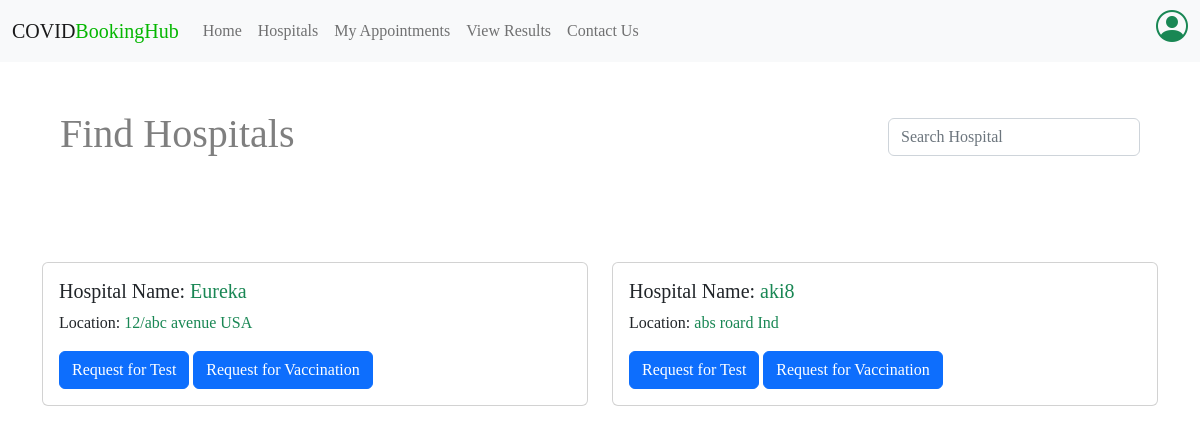
/user/hospital.php (signed in), run on an earlier commit of the app's database.
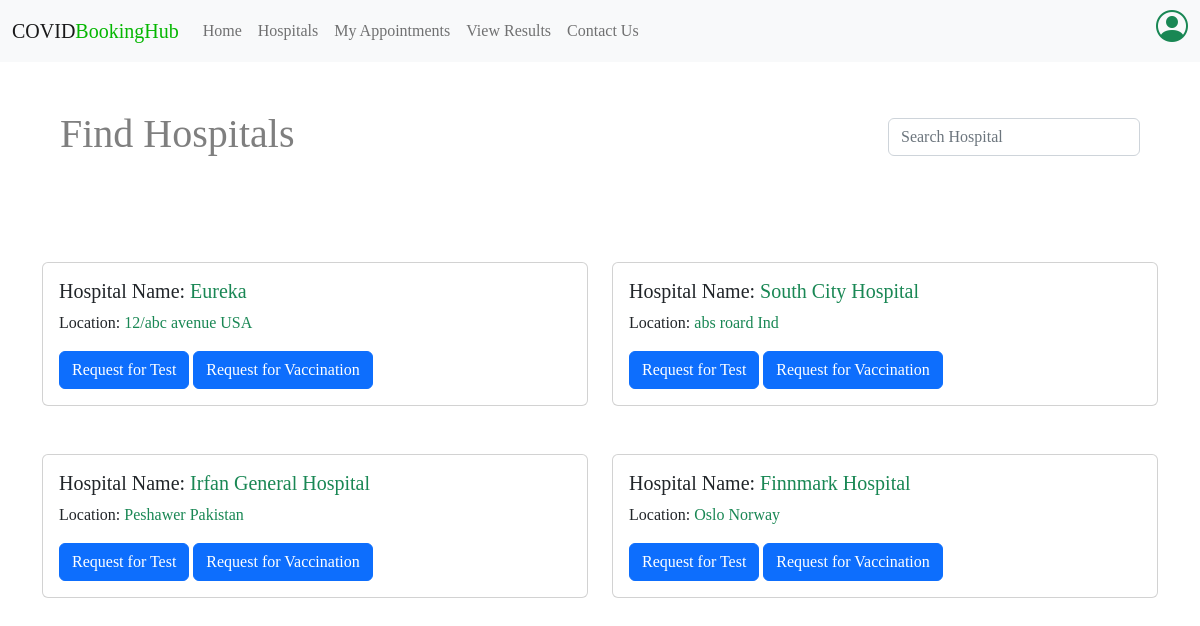
And on a later commit of the database.
### tables this page shows
CREATE TABLE `hospital` (
  `id` bigint(20) NOT NULL,
  `name` varchar(200) DEFAULT NULL,
  `address` varchar(200) DEFAULT NULL,
  `country` varchar(30) DEFAULT NULL,
  `email` varchar(100) DEFAULT NULL,
  `password` varchar(100) DEFAULT NULL,
  `isapprove` varchar(50) DEFAULT NULL,
  `isactive` int(11) DEFAULT NULL,
  `create_at` datetime DEFAULT current_timestamp()
);

### user/hospital.php (the view, shortened to what this page needs)
<!doctype html>
<html lang="en">
<head>
  <link rel="stylesheet" href="https://cdn.jsdelivr.net/npm/bootstrap-icons@1.11.0/font/bootstrap-icons.css">
  <link href="https://cdn.jsdelivr.net/npm/bootstrap@5.2.1/dist/css/bootstrap.min.css" rel="stylesheet">
</head>
<body>
     <?php
    include('navbar.php');
    ?>
  <main>
    <div>
      <div class="my-5 mx-5 row row-cols-1 row-cols-md-4 justify-content-between">
        <div>
          <h1 class="text-black-50">Find Hospitals</h1>
        </div>
        <div>
          <input id="myInput" type="search" class="form-control mt-2" placeholder="Search Hospital">
        </div>
      </div>
      <div class="container">
        <div class="row">
          <?php
          $hospitalQuery = "SELECT * FROM hospital WHERE isapprove = 'Accepted' ORDER BY isapprove DESC";
          $res = mysqli_query($conn, $hospitalQuery);
          if (mysqli_num_rows($res) != 0) {
            while ($data = mysqli_fetch_assoc($res)) {
              echo '
                  <div class="col-sm-6 mt-5 hospital-card">
                      <div class="card">
                          <div class="card-body">
                              <h5 class="card-title">
                              <span>Hospital Name: </span>
                              <span class="text-success">'  . $data['name'] . "</span>
                              </h5>
                              <p class='card-text'>
                              <span>Location: </span>
                              <span class='text-success'>" . $data['address']. " " . $data['country'] . "</span>
                              </p>
                              <a href='requestForm.php ?id=$data[id]' class='btn btn-primary'>Request for Test</a>
                              <a href='requestVaccineForm.php ?id=$data[id]' class='btn btn-primary'>Request for Vaccination</a>
                          </div>
                      </div>
                  </div>
              ";
            };
          }else{
            echo "<h1>No Data</h1>";
          }
          ?>
        </div>
      </div>
    </div>
  </main>
</body>
</html>

What changed in the data, as far as the page shows it:
changed hospital "abs roard": name "aki8" → "South City Hospital"
added hospital: name "Irfan General Hospital", address "Peshawer", country "Pakistan"
added hospital: name "Finnmark Hospital", address "Oslo", country "Norway"
